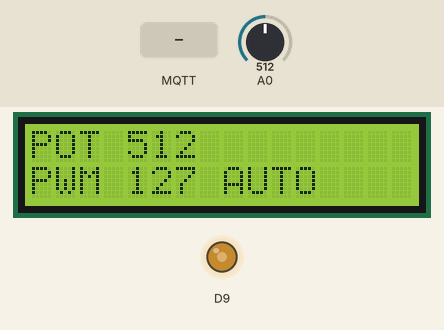
Bench run of a sketch on a simulated Arduino Uno R4 WiFi. Shown: 16×2 character LCD, output pins drawn as LEDs (lit = HIGH). Inputs (shaded band) come from the test bench; at power-on: A0 = 512 (analog values on the 0–1023 scale). WiFi joins after 1.5 s; servers stay silent unless stated; no MQTT or app messages arrive unless stated; what the sketch prints to the serial monitor is not drawn.

Above: at 2.7 s.
2.8 s: MQTT message "PWM:" arrives on the first subscribed topic
At 6.0 s:
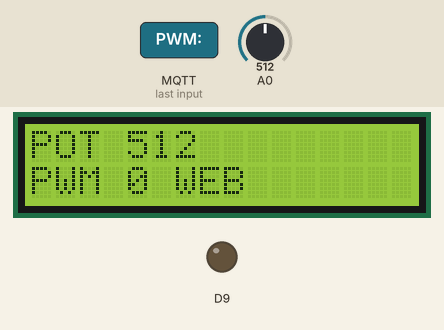
6.7 s: A0 set to 716
At 8.5 s:
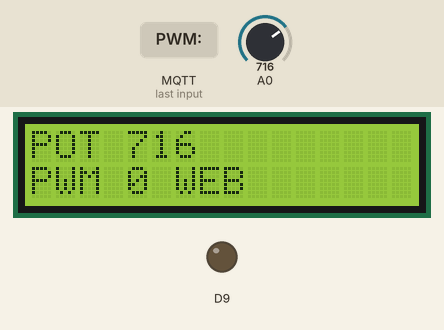
8.8 s: MQTT message "AUTO" arrives on the first subscribed topic
At 10.1 s:
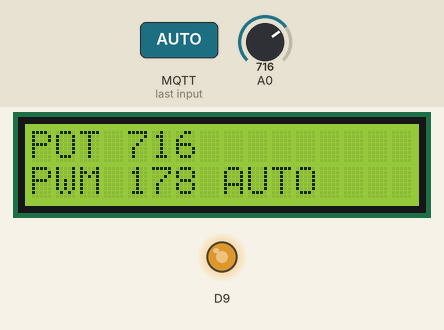
10.7 s: A0 set to 900
At 11.6 s:
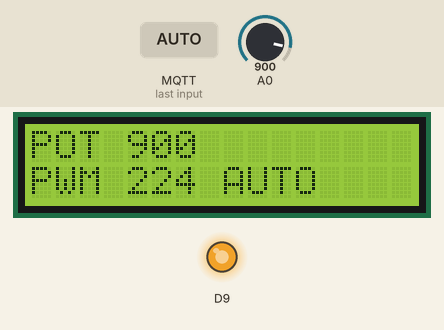
12.6 s: A0 set to 245
At 14.2 s:
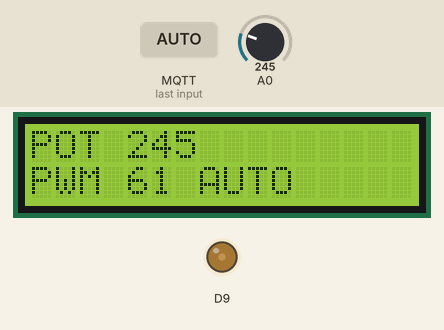
14.5 s: A0 set to 0
At 15.6 s:
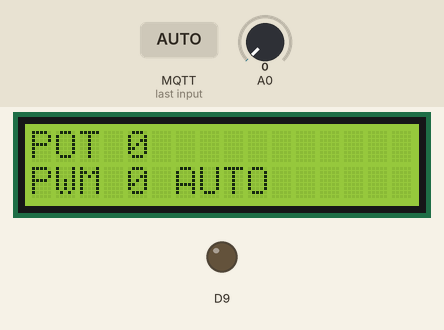
Timing chart, 0 to 17.4 s (numbered marks = the images above; inputs shaded):
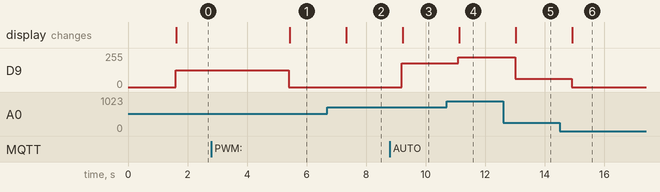

Measured:
- after the input at 2.8 s, D9: 127/255 → 0/255 after 2.6 s; the display: changes after 2.6 s (image 1)
- after the input at 6.7 s, the display: changes after 0.63 s (image 2)
- after the input at 8.8 s, D9: 0/255 → 178/255 after 0.40 s; the display: changes after 0.43 s (image 3)
- after the input at 10.7 s, D9: 178/255 → 224/255 after 0.40 s; the display: changes after 0.43 s (image 4)
- after the input at 12.6 s, D9: 224/255 → 61/255 after 0.40 s; the display: changes after 0.43 s (image 5)
- after the input at 14.5 s, D9: 61/255 → 0/255 after 0.40 s; the display: changes after 0.43 s (image 6)

The sketch:

Potentiometer_PWM.ino
```cpp
/*
=========================================================================
  Potentiometer + LED PWM + เว็บตั้งค่า
  ประเภท: โจทย์ประยุกต์คาดการณ์เพื่อฝึกทักษะ ไม่ใช่ข้อสอบที่ยืนยันว่าจะออก
  อุปกรณ์: Potentiometer, LED, LCD
  หน้าที่: อ่าน / ควบคุมอุปกรณ์แล้วแสดงบน LCD และรับส่งค่า MQTT ตาม Topic
  การทำงาน: ตั้ง PWM:200 → LED D9 สว่าง ~78%
  วิธีต่อสาย:
  - Potentiometer ขานอก→5V/GND, ขากลาง→A0
  - LED ขาบวกผ่าน R330Ω→D9; ขาลบ→GND
  - LCD I2C 16×2: VCC→5V, GND→GND, SDA→SDA, SCL→SCL
  - LCD Address ตัวอย่าง 0x27; ถ้าจอไม่ขึ้น ให้ใช้ I2C Scanner ตรวจที่อยู่จริง
  Broker: phycom.it.kmitl.ac.th | Port: 1883 | Wi-Fi: EDOK
  ข้อมูลที่คาดหวัง: ตั้ง PWM:200 → LED D9 สว่าง ~78%
  Serial Monitor: 115200 baud
  สาย GND ทุกอุปกรณ์ต้องร่วมกัน และตรวจขาจริงก่อนจ่ายไฟ
  GitHub Public: อย่าใช้รหัส Wi-Fi นี้กับระบบที่ต้องการปกปิดรหัส
=========================================================================
*/
#include <WiFiS3.h>              // Wi-Fi ของ Arduino UNO R4 WiFi
#include <MQTTClient.h>          // MQTT by 256dpi สำหรับ Publish/Subscribe
#include <Wire.h>                // ติดต่อจอผ่าน I2C
#include <LiquidCrystal_I2C.h>   // ไลบรารีจอ LCD 16×2
#include <math.h>                // สำหรับสมการ NTC / log() และคณิตศาสตร์

// =====================================================================
// ส่วนที่ 1 — ตั้งค่าเครือข่าย: เปลี่ยน SSID/PASSWORD และ Broker ตรงนี้
// =====================================================================
const char WIFI_SSID[]="EDOK";                // <<< เปลี่ยนชื่อ Wi-Fi ตรงนี้
const char WIFI_PASS[]="1234567890";          // <<< เปลี่ยนรหัส Wi-Fi ตรงนี้
const char MQTT_HOST[]="phycom.it.kmitl.ac.th"; // <<< เปลี่ยน MQTT Host ตรงนี้
const int MQTT_PORT=1883;                     // <<< เปลี่ยน MQTT Port ตรงนี้

// =====================================================================
// ส่วนที่ 2 — MQTT TOPIC: เปลี่ยนข้อความภายใน "..." 3 บรรทัดนี้
// ห้ามสลับทิศทาง Topic: DATA=บอร์ดส่ง; COMMAND=เว็บส่ง; ACK=บอร์ดตอบ
// ชื่อ Topic ต้องตรงกับที่เว็บใช้ทุกตัวอักษร (รวมตัวพิมพ์เล็กใหญ่)
// หากทำข้อสอบ Mock: Topic ด้านล่างตรงตาม Mock แล้ว อย่าเปลี่ยนโดยไม่จำเป็น
// ถ้าเปลี่ยน Topic ของโค้ด ต้องเปลี่ยนเว็บไซต์ catalog / control ด้วย
// =====================================================================
const char TOPIC_DATA[]="68070131/guess/11/data";          // <<< แก้ TOPIC สำหรับ Arduino Publish ขึ้นเว็บตรงนี้
const char TOPIC_COMMAND[]="68070131/guess/11/set";    // <<< แก้ TOPIC สำหรับ Arduino Subscribe จากเว็บตรงนี้
const char TOPIC_ACK[]="68070131/guess/11/ack"; // <<< แก้ TOPIC แจ้งผลรับคำสั่งตรงนี้

// =====================================================================
// ส่วนที่ 3 — ตัวแปรและค่าเวลา: เปลี่ยนช่วงเวลาอ่านค่าได้ที่ SAMPLE_MS
// =====================================================================
WiFiClient network;                       // ช่องสื่อสาร TCP ที่ MQTT ใช้ผ่าน Wi-Fi
MQTTClient mqtt(512);                    // บัฟเฟอร์ข้อความ MQTT 512 bytes
LiquidCrystal_I2C lcd(0x27,16,2);       // <<< Address LCD 0x27 / 0x3F แก้ตรงนี้
const unsigned long SAMPLE_MS=950UL; // <<< ปรับช่วงอ่านอุปกรณ์/ส่งข้อมูล มิลลิวินาที
const unsigned long WIFI_RETRY_MS=10000UL; // ลอง Wi-Fi ใหม่ทุก 10 วินาที
const unsigned long MQTT_RETRY_MS=5000UL;  // ลอง MQTT ใหม่ทุก 5 วินาที
String clientId;                          // MQTT Client ID ไม่ให้ชนกับบอร์ดอื่น
unsigned long lastSample=0;               // เวลาอ่านอุปกรณ์ครั้งล่าสุด
unsigned long lastWifiRetry=0;            // เวลาลองต่อ Wi-Fi ครั้งล่าสุด
unsigned long lastMqttRetry=0;            // เวลาลองต่อ MQTT ครั้งล่าสุด
bool ackPending=false;                    // true = มี ACK รอส่งกลับเว็บไซต์
String ackText="BOOT";                    // ข้อความผลตอบรับคำสั่งจากเว็บ

// =====================================================================
// ส่วนที่ 4 — ตัวแปรของโจทย์: ปรับค่าเกณฑ์และพินจากโค้ดข้างล่าง
// =====================================================================
bool manual=false;int manualPwm=0;

// =====================================================================
// ส่วนที่ 5 — ฟังก์ชันช่วยแสดง LCD / วัด Ultrasonic
// =====================================================================
void lcdLine(byte row,String message){ // พิมพ์ LCD โดยเคลียร์อักษรเก่าทุกครั้ง
  message=message.substring(0,16);    // LCD กว้าง 16 ตัวอักษร
  while(message.length()<16)message+=' '; // เติมช่องว่างป้องกันอักษรเดิมค้าง
  lcd.setCursor(0,row);               // ย้าย Cursor ไปต้นแถวที่ต้องการ
  lcd.print(message);                 // พิมพ์ข้อความแถวที่เลือก
}


// =====================================================================
// ส่วนที่ 6 — รับ MQTT: แก้กฎคำสั่งและการควบคุมอุปกรณ์ตรงนี้
// =====================================================================
bool applyCommand(String p){          // p คือ Payload ที่เว็บ Publish มา
  p.trim();                           // ลบช่องว่างที่ไม่ต้องการ
  if(p=="AUTO"){manual=false;return true;}if(p.startsWith("PWM:")){int n=p.substring(4).toInt();if(n>=0&&n<=255){manual=true;manualPwm=n;return true;}}return false;
}
void onMqtt(String &topic,String &message){ // เรียกเมื่อ Broker ส่งข้อความมา
  if(topic!=TOPIC_COMMAND)return;     // รับเฉพาะ TOPIC_COMMAND ไม่รับข้อความของตัวเอง
  if(message.length()>40){ackText="ERROR:TOO_LONG";ackPending=true;return;} // จำกัดความยาว
  bool ok=applyCommand(message);      // ประมวลผลคำสั่งเฉพาะโจทย์
  ackText=ok?"OK:"+message:"ERROR:INVALID"; // บันทึกผลตอบกลับ
  ackPending=true;                    // จะ Publish ACK ใน loop ไม่ทำใน Callback
  Serial.println(String("MQTT RX: ")+message);
}

// =====================================================================
// ส่วนที่ 7 — อ่านเซนเซอร์และแสดงผล: แก้ตรรกะโจทย์ตรงนี้
// =====================================================================
void setupHardware(){                 // กำหนดพิน INPUT/OUTPUT เฉพาะอุปกรณ์
  analogReadResolution(10);pinMode(9,OUTPUT);
}
String readHardware(){               // คืนข้อความ Payload ที่ต้อง Publish
  int adc=analogRead(A0);int duty=manual?manualPwm:map(adc,0,1023,0,255);analogWrite(9,duty);lcdLine(0,String("POT ")+adc);lcdLine(1,String("PWM ")+duty+(manual?" WEB":" AUTO"));return String(duty);
}

// =====================================================================
// ส่วนที่ 8 — Wi-Fi / MQTT: reconnect อัตโนมัติและ Subscribe หลังเชื่อม
// =====================================================================
void keepConnected(){                // ฟังก์ชันดูแลการเชื่อมต่อ
  unsigned long now=millis();        // เวลาเดินของบอร์ด หน่วย ms
  if(WiFi.status()!=WL_CONNECTED){   // ถ้า Wi-Fi หลุด
    if(now-lastWifiRetry>=WIFI_RETRY_MS){
      lastWifiRetry=now;             // รีเซ็ตเวลา retry
      WiFi.begin(WIFI_SSID,WIFI_PASS); // ขอเชื่อม Wi-Fi ใหม่
    }
    return;                          // ยังไม่พยายามต่อ MQTT จนกว่า Wi-Fi จะมา
  }
  if(!mqtt.connected()){             // ถ้ายังไม่ได้เชื่อม Broker
    if(now-lastMqttRetry>=MQTT_RETRY_MS){
      lastMqttRetry=now;
      if(mqtt.connect(clientId.c_str())){ // Connect ด้วย Client ID ไม่ซ้ำ
        mqtt.subscribe(TOPIC_COMMAND);   // <<< สมัครรับ Topic คำสั่งจากเว็บตรงนี้
        mqtt.publish(TOPIC_ACK,"ONLINE"); // <<< แจ้งเว็บว่าบอร์ดกลับมาออนไลน์
        Serial.println("MQTT CONNECTED");
      }
    }
    return;
  }
  mqtt.loop();                       // สำคัญ: ต้องเรียกบ่อยเพื่อรับคำสั่งและรักษา MQTT
  if(ackPending&&mqtt.publish(TOPIC_ACK,ackText)){ // <<< Publish ACK ไป Topic สถานะ
    ackPending=false;                // ส่งสำเร็จแล้วจึงล้างธง
  }
}

// =====================================================================
// ส่วนที่ 9 — setup() รันตอนเริ่มต้นเพียงครั้งเดียว
// =====================================================================
void setup(){
  Serial.begin(115200);              // เปิด Serial Monitor 115200 baud
  Wire.begin();                      // เริ่มระบบ I2C ต่อจอ LCD
  lcd.init();                        // เริ่มใช้งาน LCD
  lcd.backlight();                   // เปิดไฟ Backlight ของจอ
  lcdLine(0,"PHYCOM GUESS 11");      // แสดงชื่อโจทย์บนจอ
  lcdLine(1,"STARTING ...");        // แจ้งว่ากำลังเปิดระบบ
  setupHardware();                   // ตั้งค่าพินเซนเซอร์ตามโจทย์
  byte mac[6]={0};                   // เก็บ MAC Address 6 ไบต์
  WiFi.macAddress(mac);              // อ่าน MAC เพื่อทำ Client ID ไม่ซ้ำกัน
  clientId="phycom-guess-11-";
  for(byte i=0;i<6;i++){            // แปลง MAC เป็นตัวอักษรฐาน 16
    if(mac[i]<16)clientId+="0";      // เติมเลข 0 ถ้าไบต์สั้น
    clientId+=String(mac[i],HEX);    // ต่อท้าย clientId
  }
  mqtt.begin(MQTT_HOST,MQTT_PORT,network); // ตั้งค่า Broker port และ TCP Client
  mqtt.onMessage(onMqtt);            // ตั้งฟังก์ชันจัดการข้อความจากเว็บ
  WiFi.begin(WIFI_SSID,WIFI_PASS);   // เริ่มเชื่อม Wi-Fi ตามค่าด้านบน
  Serial.println(String("PUB: ")+TOPIC_DATA);     // <<< ดู Topic ส่งข้อมูลได้ใน Serial
  Serial.println(String("SUB: ")+TOPIC_COMMAND);  // <<< ดู Topic รับคำสั่งได้ใน Serial
  Serial.println(String("ACK: ")+TOPIC_ACK);      // <<< ดู Topic สถานะได้ใน Serial
}

// =====================================================================
// ส่วนที่ 10 — loop() ทำงานวนซ้ำตลอดเวลา
// =====================================================================
void loop(){
  keepConnected();                   // คงการเชื่อมและอ่านคำสั่งจาก MQTT
  if(millis()-lastSample<SAMPLE_MS)return; // ยังไม่ถึงเวลาอ่านข้อมูล
  lastSample=millis();               // บันทึกเวลาอ่านล่าสุด
  String value=readHardware();       // อ่านค่าตามโจทย์ / ปรับ LCD
  if(value.length()==0)return;       // Keypad ยังไม่กด ไม่ต้อง Publish
  Serial.println(String("DATA: ")+value); // ดูค่าจริงแม้ Wi-Fi ไม่เชื่อม
  if(mqtt.connected())mqtt.publish(TOPIC_DATA,value); // <<< ส่ง Payload ขึ้นเว็บที่ TOPIC_DATA
}
```
